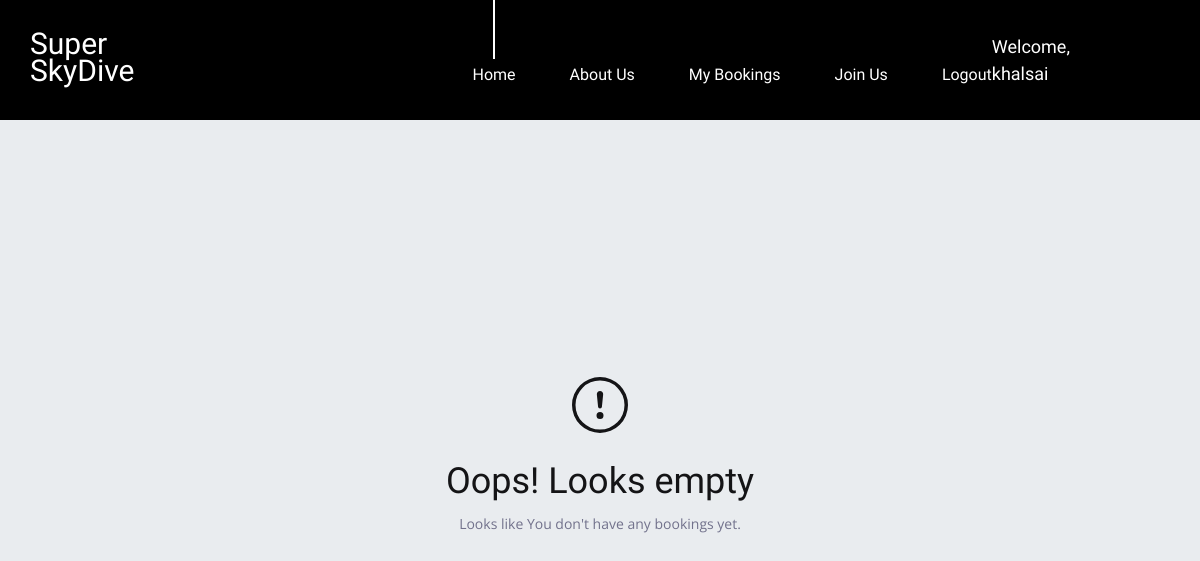
Before: /skydive/mybookings (signed in) with the older database file.
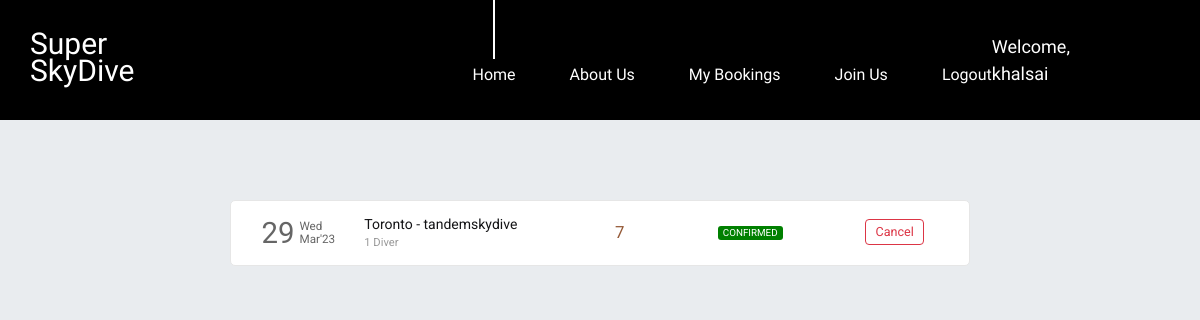
After: the same page with the newer database file.
### skydive/models.py (models this page shows, shortened)
class Booking(models.Model):
    booking_id = models.AutoField(primary_key=True)
    user = models.ForeignKey(User, on_delete=models.CASCADE, related_name="bookings", blank=True, null=True)
    passengers = models.ManyToManyField(Passenger, related_name="skydive_tickets")
    booking_date = models.DateField(default=datetime.now, blank=True, null=True)
    total_fare = models.FloatField(blank=True, null=True)
    type_skydive = models.CharField(max_length=50, choices=SKYDIVE_TYPE)
    destination_desc = models.ForeignKey(Destination_desc, related_name="dest", on_delete=models.CASCADE)
    status = models.CharField(max_length=20, choices=STATUS, default='cancelled')

class Destination_desc(models.Model):
    dest_id = models.AutoField(primary_key=True)
    province = models.CharField(max_length=20)
    price = models.IntegerField(default=2000)
    rating = models.IntegerField(default=5)
    desc = models.TextField()
    img_destin = models.ImageField(upload_to='pics')
    type_skydive = models.CharField(max_length=50, choices=SKYDIVE_TYPE)
    curr = models.CharField(max_length=10, choices=CURR_TYPE, default='cad')

### skydive/views.py (the view)
# urls.py: path('skydive/mybookings', views.mybookings, name='mybookings'),
@login_required(login_url='/skydive/login')
def mybookings(request):
    user = request.user
    booking_list = Booking.objects.filter(user=user)
    return render(request, 'skydive/mybookings.html', {'booking_list': booking_list})

### skydive/templates/skydive/mybookings.html (shortened to what the changed rows need)
 {% load static %}
<!DOCTYPE html>
<html lang="en">
<head>
        <link rel="stylesheet" type="text/css" href="{% static 'styles/bootstrap4/bootstrap.min.css' %}">
        <link href="{% static 'plugins/font-awesome-4.7.0/css/font-awesome.min.css' %}" rel="stylesheet" type="text/css">
        <link rel="stylesheet" type="text/css" href="{% static 'plugins/OwlCarousel2-2.2.1/owl.carousel.css' %}">
        <link rel="stylesheet" type="text/css" href="{% static 'plugins/OwlCarousel2-2.2.1/owl.theme.default.css' %}">
        <link rel="stylesheet" type="text/css" href="{% static 'plugins/OwlCarousel2-2.2.1/animate.css' %}">
        <link rel="stylesheet" type="text/css" href="{% static 'styles/booking.css' %}">
        <link rel="stylesheet" type="text/css" href="{% static 'styles/booking_responsive.css' %}">
        <link rel="stylesheet" href="{% static 'styles/bookings_style.css' %}">
</head>
<body>
 <section class="section section1">
        <div class="container">
            {% if booking_list %}
                {% for booking in booking_list %}
                    <div class="row each-booking-div" id="{{booking.booking_id}}">
                        <div class="col-2" style="display: flex;">
                            <div style="display: flex; color: #666666; margin-top: auto;">
                                <div>
                                    <span style="font-size: 2.1em;">{{booking.booking_date | date:"d"}}</span>
                                </div>
                                <div style="font-size: smaller; display: flex; margin: auto 0; padding-left: 5px; line-height: 1em;">
                                    <div style="margin: auto;">
                                        <div style="margin-bottom: 1px;">{{booking.booking_date | date:"D"}}</div>
                                        <div style="margin-top: 1px;">{{booking.booking_date | date:"M'y"}}</div>
                                    </div>
                                </div>
                            </div>
                        </div>
                        <div class="col-4 middle-div">
                            <div style="width:100%">
                                <div class="row places-div" style=" display: flex;">
                                    <div style="max-width: 45%;">{{booking.destination_desc.province}}</div>
                                    <div>&nbsp;-&nbsp;</div>
                                    <div style="max-width: 45%;">{{booking.destination_desc.type_skydive}}</div>
                                </div>
                                <div class="row places-div" style="font-size: .8em; color: #999999; ">
                                    <div style="max-width: 100%;">{{booking.passengers.count}} Diver</div>
                                </div>
                            </div>
                        </div>
                        <div class="col-2 middle-div">
                            <div style="font-size: 1.2em; color: #945937;">{{booking.booking_id}}</div>
                        </div>
                        <div class="col-2 middle-div">
                            <div>
                                <div class="row status-div">
                                    {% if booking.status == 'confirmed' %}
                                        <div class="green">{{booking.status | upper}}</div>
                                    {% endif %}
                                </div>
                            </div>
                        </div>
                    <div class="col-2 last-div">
                        <div class="ticket-action-div">
                        <button class="btn btn-outline-danger btnp cbtn"  data-ref="{{booking.booking_id}}" onclick="popup(this)">Cancel</button>
                        </div>
                    </div>
                    </div>
                {% endfor %}
            {% else %}
                <div style="height: 100%; width:100%; padding: 10%;">
                    <div style="text-align: center; margin: 100px;">
                        <br><br>
                        <h3>Oops! Looks empty</h3>
                        <p>
                            Looks like You don't have any bookings yet.
                        </p>
                    </div>
                </div>
            {% endif %}
        </div>
    </section>
</body>
</html>

Changed rows visible on the page:
added Booking: booking_date "29", booking_date "Wed", booking_date "Mar'23", destination_desc.province "Toronto", destination_desc.type_skydive "tandemskydive", passengers.count "1", booking_id "7", status "CONFIRMED"
Other visible differences:
text no longer shown: "Oops! Looks empty Looks like You don't have any bookings yet."
